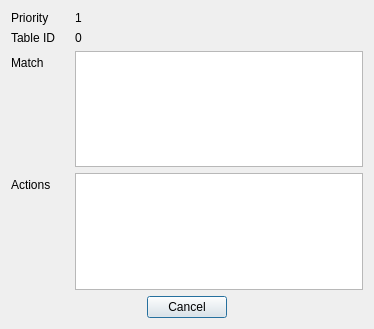
<?xml version="1.0" encoding="UTF-8"?>
<ui version="4.0">
 <class>Dialog</class>
 <widget class="QDialog" name="Dialog">
  <property name="geometry">
   <rect>
    <x>0</x>
    <y>0</y>
    <width>374</width>
    <height>329</height>
   </rect>
  </property>
  <property name="windowTitle">
   <string>Flow Details</string>
  </property>
  <layout class="QGridLayout" name="gridLayout">
   <item row="7" column="0">
    <widget class="QDialogButtonBox" name="button_box">
     <property name="layoutDirection">
      <enum>Qt::RightToLeft</enum>
     </property>
     <property name="orientation">
      <enum>Qt::Horizontal</enum>
     </property>
     <property name="standardButtons">
      <set>QDialogButtonBox::Cancel</set>
     </property>
     <property name="centerButtons">
      <bool>true</bool>
     </property>
    </widget>
   </item>
   <item row="0" column="0">
    <layout class="QVBoxLayout" name="full_layout" stretch="3">
     <item>
      <layout class="QFormLayout" name="form_layout">
       <property name="formAlignment">
        <set>Qt::AlignLeading|Qt::AlignLeft|Qt::AlignVCenter</set>
       </property>
       <property name="horizontalSpacing">
        <number>20</number>
       </property>
       <item row="0" column="0">
        <widget class="QLabel" name="priority_label">
         <property name="text">
          <string>Priority</string>
         </property>
        </widget>
       </item>
       <item row="0" column="1">
        <widget class="QLabel" name="priority_text">
         <property name="text">
          <string>1</string>
         </property>
        </widget>
       </item>
       <item row="2" column="0">
        <widget class="QLabel" name="match_label">
         <property name="text">
          <string>Match</string>
         </property>
        </widget>
       </item>
       <item row="4" column="0">
        <widget class="QLabel" name="actions_label">
         <property name="text">
          <string>Actions</string>
         </property>
        </widget>
       </item>
       <item row="1" column="0">
        <widget class="QLabel" name="table_label">
         <property name="text">
          <string>Table ID</string>
         </property>
        </widget>
       </item>
       <item row="1" column="1">
        <widget class="QLabel" name="table_text">
         <property name="text">
          <string>0</string>
         </property>
        </widget>
       </item>
       <item row="2" column="1">
        <widget class="QTextBrowser" name="match_box"/>
       </item>
       <item row="4" column="1">
        <widget class="QTextBrowser" name="actions_box"/>
       </item>
      </layout>
     </item>
    </layout>
   </item>
  </layout>
 </widget>
 <resources/>
 <connections>
  <connection>
   <sender>button_box</sender>
   <signal>accepted()</signal>
   <receiver>Dialog</receiver>
   <slot>accept()</slot>
   <hints>
    <hint type="sourcelabel">
     <x>260</x>
     <y>284</y>
    </hint>
    <hint type="destinationlabel">
     <x>157</x>
     <y>274</y>
    </hint>
   </hints>
  </connection>
  <connection>
   <sender>button_box</sender>
   <signal>rejected()</signal>
   <receiver>Dialog</receiver>
   <slot>reject()</slot>
   <hints>
    <hint type="sourcelabel">
     <x>260</x>
     <y>290</y>
    </hint>
    <hint type="destinationlabel">
     <x>286</x>
     <y>274</y>
    </hint>
   </hints>
  </connection>
 </connections>
</ui>
